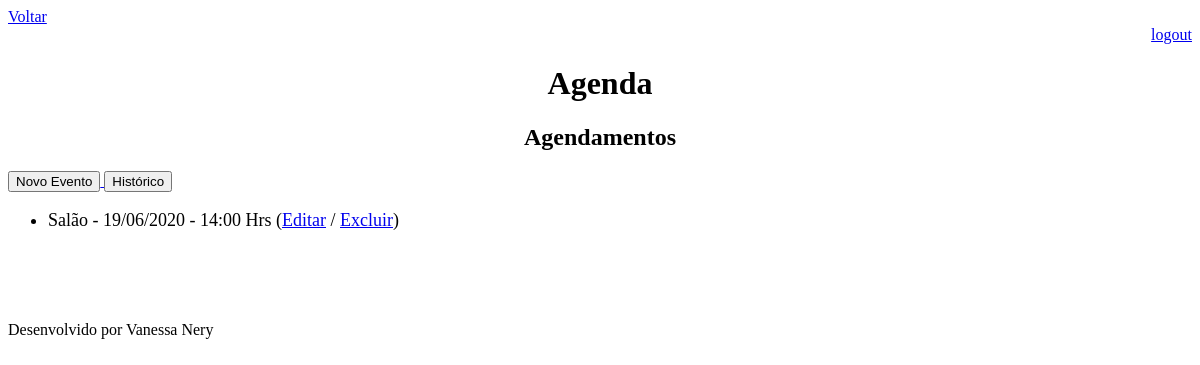
Before: /agenda/ (signed in) with the older database file.
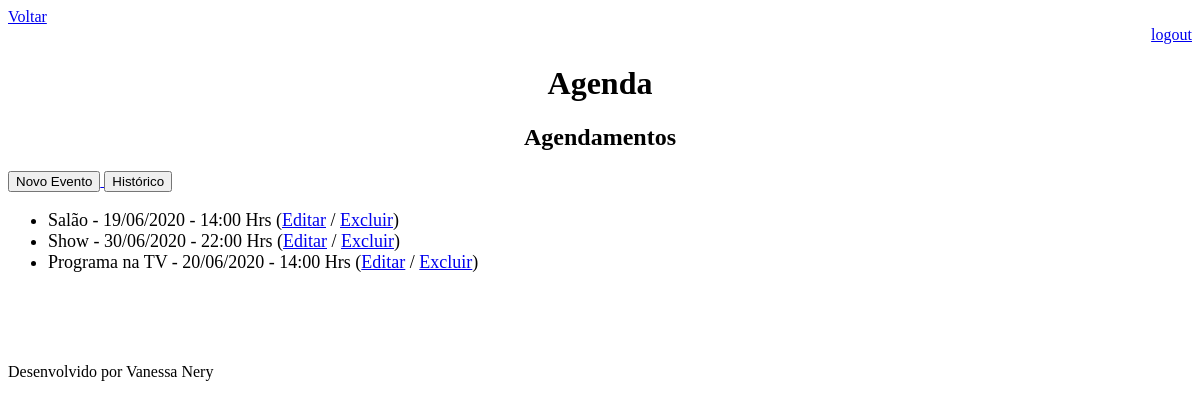
After: the same page with the newer database file.
### core/models.py (models this page shows, shortened)
class Event(models.Model):
    title = models.CharField(max_length=100, verbose_name='Titulo')
    description = models.TextField(blank=True, null=True, verbose_name='Descrição')
    date_event = models.DateTimeField(verbose_name='Data do Evento')
    date_create = models.DateTimeField(auto_now=True, verbose_name='Data de Criação')
    user = models.ForeignKey(User, on_delete=models.CASCADE, verbose_name='Usuário')
    class Meta:
        db_table = 'event'
    def get_date_event(self):
        return self.date_event.strftime('%d/%m/%Y - %H:%M Hrs')
    def get_date_event_late(self):
        if self.date_event < datetime.now():
            return True
        else:
            return False

### core/views.py (the view)
# urls.py: path('agenda/', views.list_event),
@login_required(login_url='/login/')
def list_event(request):
    user = request.user
    current_date = datetime.now() - timedelta(hours=1)
    event = Event.objects.filter(user=user,
                                 date_event__gt=current_date)
    data = {'events': event}
    return render(request, 'agenda.html', data)

### templates/agenda.html
{% extends "model-page.html" %}
{% block content %}
<h2 style="text-align: center;">Agendamentos</h2>
<a href="evento/">
    <button type="button">Novo Evento</button>
</a>
<a href="historico/">
    <button type="button">Histórico</button>
</a>
<ul style="font-size: 18px;">
    {% for event in events %}
    <li>
    <div style={% if event.get_date_event_late %} "color: red;" {% endif %}>
            {{ event.title }} - {{ event.get_date_event }}
            (<a href="evento/?id={{ event.id }}">Editar</a>
            / <a href="evento/delete/{{ event.id }}">Excluir</a>)
        </div>
    </li>
    {% endfor %}
</ul>
<br>
<br>
<br>
<br>
{% endblock %}

Changed rows visible on the page:
added Event: title "Show", get_date_event "30/06/2020 - 22:00 Hrs"
added Event: title "Programa na TV", get_date_event "20/06/2020 - 14:00 Hrs"
